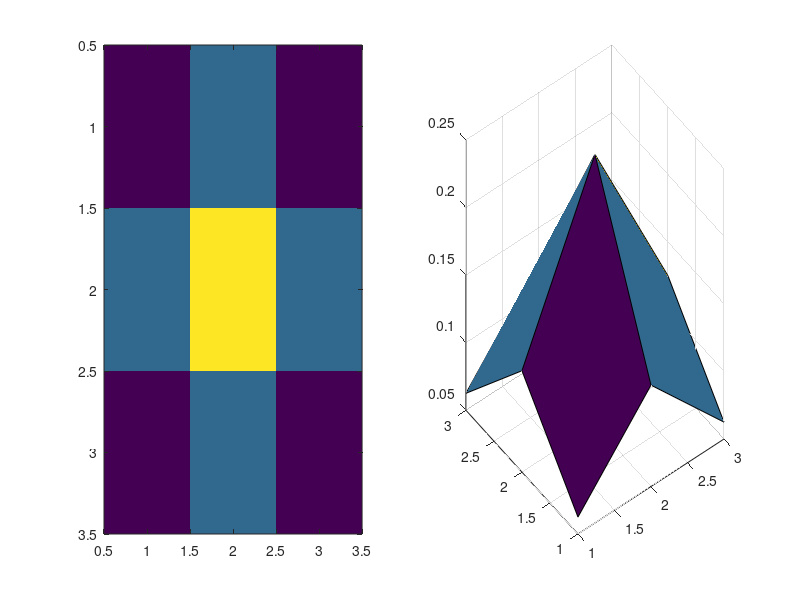
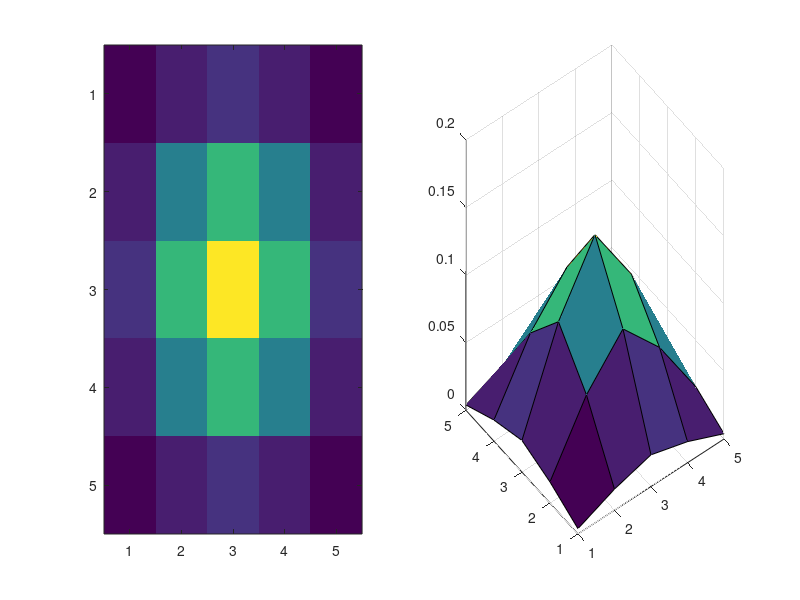
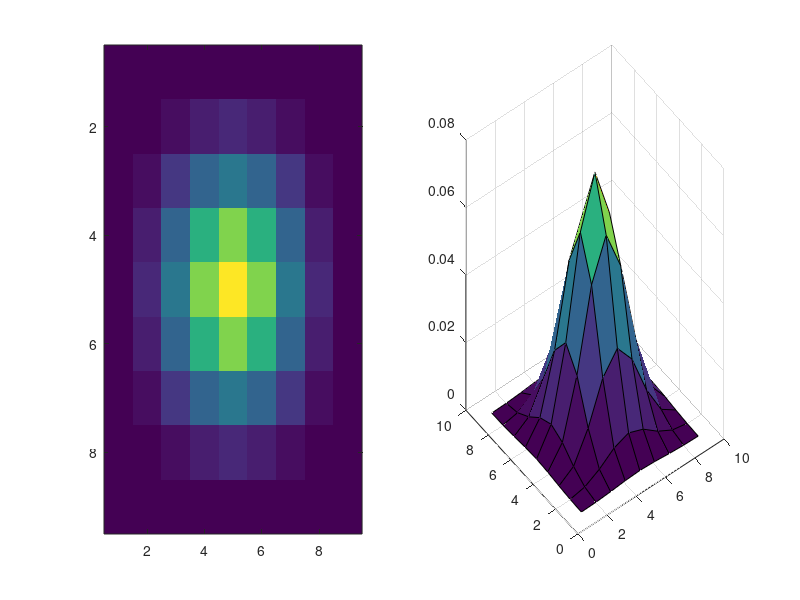
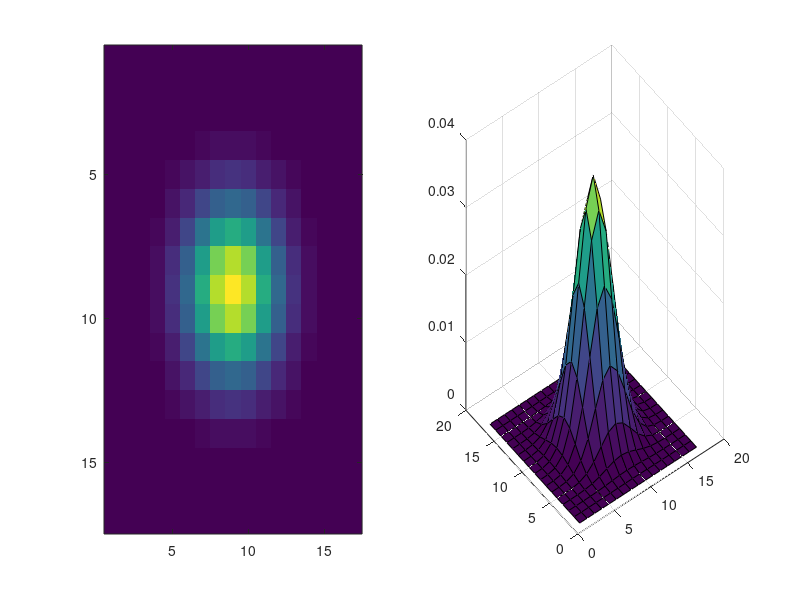

Reproduce these figures in MATLAB, in order.
clear;
close all;
clc;

gauss33 = [1 2 1
           2 4 2
           1 2 1];

div = sum(sum(gauss33));
gauss33 = gauss33/div;

figure, 
subplot(121), imagesc(gauss33);
subplot(122), surf(gauss33)

gauss55 = conv2(gauss33,gauss33);
div = sum(sum(gauss55));
gauss55 = gauss55/div;
figure,
subplot(121), imagesc(gauss55);
subplot(122), surf(gauss55)

gauss99 = conv2(gauss55,gauss55);
div = sum(sum(gauss99));
gauss99 = gauss99/div;
figure,
subplot(121), imagesc(gauss99);
subplot(122), surf(gauss99)

gauss1717 = conv2(gauss99,gauss99);
div = sum(sum(gauss1717));
gauss1717 = gauss1717/div;
figure,
subplot(121), imagesc(gauss1717);
subplot(122), surf(gauss1717)
